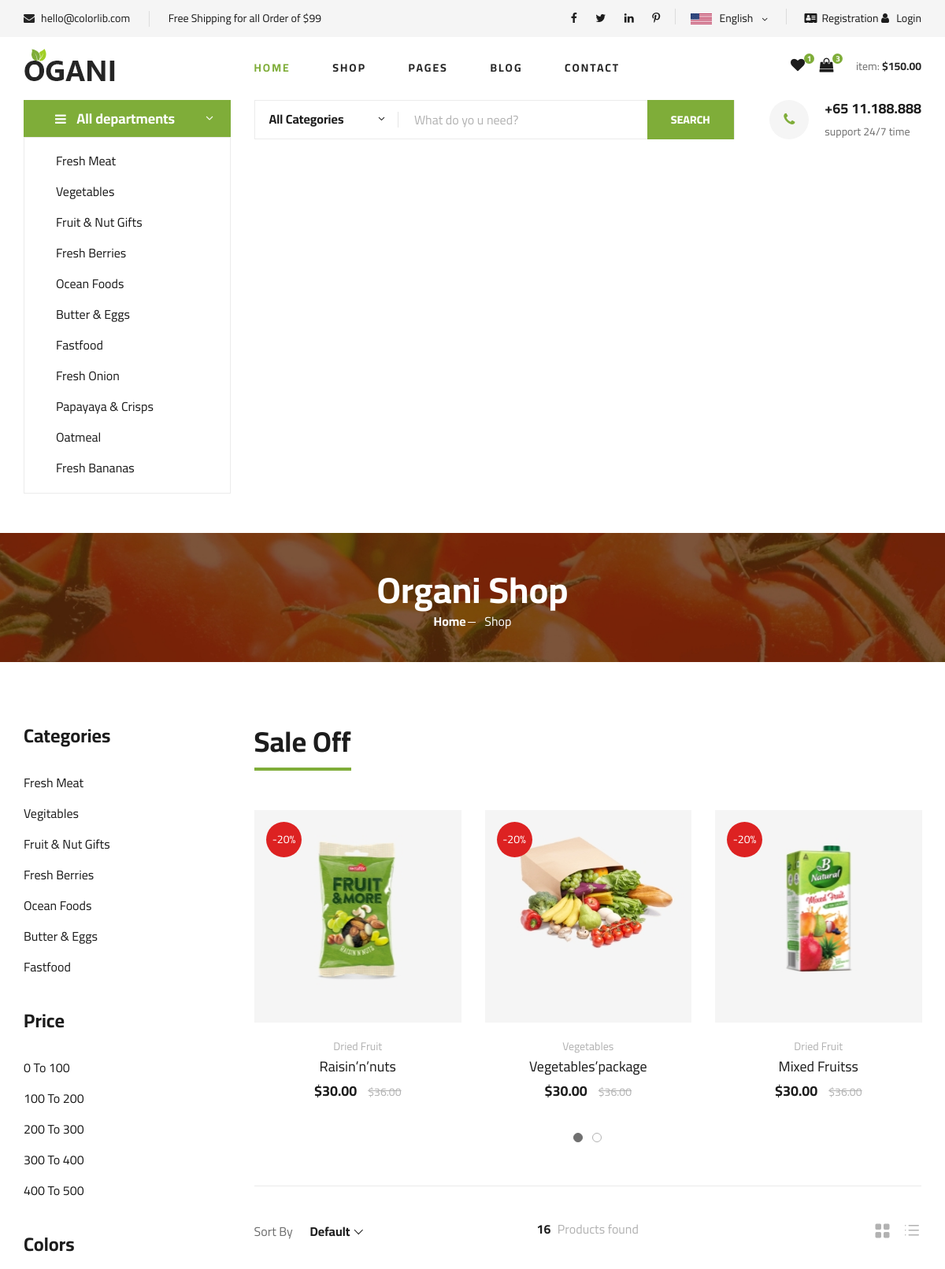
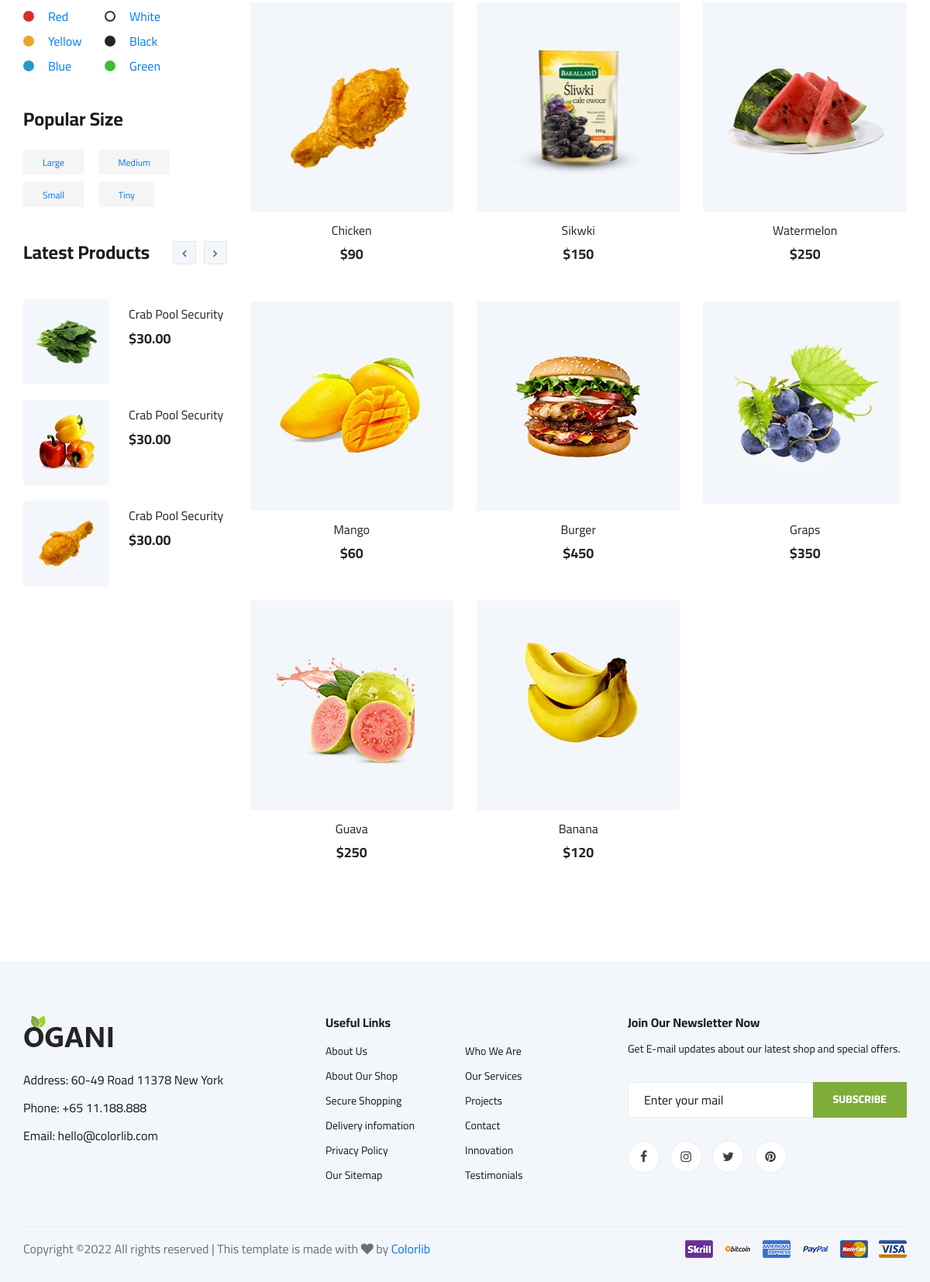
The app's page /product/ with its own data (2 pictures, top to bottom).
### home/models.py (models this page shows, shortened)
class Category(models.Model):
    name = models.CharField(max_length=255)
    slug = models.SlugField(max_length=255)

class Price(models.Model):
    filter_price = {
        ('0 To 100', '0 To 100'),
        ('100 To 200', '100 To 200'),
        ('200 To 300', '200 To 300'),
        ('300 To 400', '300 To 400'),
        ('400 To 500', '400 To 500'),
      }
    price = models.CharField( choices=filter_price, max_length=100)

class Color(models.Model):
    name = models.CharField(max_length=255)
    color_id = models.CharField(max_length=100)
    color_class = models.CharField(max_length=255)
    color_for = models.CharField(max_length=100)

class Size(models.Model):
    name = models.CharField(max_length=255)
    size_id = models.CharField(max_length=255)
    size_for = models.CharField(max_length=255)

class Product(models.Model):
    STATUS = ('Publish', 'Publish'),('Draft','Draft')
    STOCK = ('In stock', 'In stock'),('Out Of Stock','Out Of Stock')
    name = models.CharField(max_length=500)
    slug = models.SlugField(max_length=255)
    price = models.IntegerField()
    descounted_price = models.IntegerField()
    image = models.ImageField(upload_to = 'Images/product')
    description = models.TextField()
    status = models.CharField(choices =STATUS, max_length=100)
    stock = models.CharField(choices=STOCK, max_length=100)
    categories = models.ForeignKey(Category, on_delete=models.CASCADE)
    filter_price = models.ForeignKey(Price, on_delete=models.CASCADE,null=True)
    color = models.ForeignKey(Color, on_delete=models.CASCADE)
    size = models.ForeignKey(Size, on_delete=models.CASCADE)

### home/views.py (the view)
# urls.py: path('product/',product, name='product'),
def product(request):
    categories = Category.objects.all()
    price = Price.objects.all()
    color = Color.objects.all()
    size = Size.objects.all()
    CATID = request.GET.get('categories')
    PRICE = request.GET.get('price')
    COLOR = request.GET.get('color')
    SIZE = request.GET.get('size')
    if CATID:
        product = Product.objects.filter(categories=CATID)
    elif PRICE:
        product = Product.objects.filter(filter_price=PRICE)
    elif COLOR:
        product = Product.objects.filter(color=COLOR)
    elif SIZE:
        product = Product.objects.filter(size=SIZE)
    else:
        product = Product.objects.filter(status='Publish').order_by('-id')
    context = {
        'categories': categories,
        'price': price,
        'color':color,
        'size':size,
        'product':product,
    }
    return render(request,'product.html',context)

### templates/product.html (shortened to what this page needs)
{% extends 'base.html' %}
{% load static %}
{% block content %}
    <section class="breadcrumb-section set-bg" data-setbg="{% static 'img/breadcrumb.jpg' %}">
        <div class="container">
            <div class="row">
                <div class="col-lg-12 text-center">
                    <div class="breadcrumb__text">
                        <h2>Organi Shop</h2>
                        <div class="breadcrumb__option">
                            <a href="./index.html">Home</a>
                            <span>Shop</span>
                        </div>
                    </div>
                </div>
            </div>
        </div>
    </section>
    <section class="product spad">
        <div class="container">
            <div class="row">
                <div class="col-lg-3 col-md-5">
                    <div class="sidebar">
                        <div class="sidebar__item">
                            <h4>Categories</h4>
                            <ul>
                                {% for cat in categories %}
                                <li><a href="/product/?categories={{cat.id}}">{{cat.name}}</a></li>
                                {% endfor %}
                            </ul>
                        </div>
                        <div class="sidebar__item">
                            <h4>Price</h4>
                            <div class="price-range-wrap">
                                <ul>
                                    {% for price in price %}
                                    <li><a href="/product/?price={{price.id}}">{{price.price}}</a></li>
                                    {% endfor %}
                                </ul>
                            </div>
                        </div>
                        <div class="sidebar__item sidebar__item__color--option">
                            <h4>Colors</h4>
                             {% for col in color %}
                            <div class="{{col.color_class}}">
                                <label for="{{col.color_for}}">
                                    <a href="/product/?color={{col.id}}">{{col.name}}</a>
                                </label>
                            </div>
                             {% endfor %}
                        </div>
                        <div class="sidebar__item">
                            <h4>Popular Size</h4>
                               {% for size in size %}
                            <div class="sidebar__item__size">
                                <label for="{{size.size_for}}">
                                    <a href="/product/?size={{size.id}}">{{size.name}}</a>
                                </label>
                            </div>
                             {% endfor %}
                        </div>
                        <div class="sidebar__item">
                            <div class="latest-product__text">
                                <h4>Latest Products</h4>
                                <div class="latest-product__slider owl-carousel">
                                    <div class="latest-prdouct__slider__item">
                                        <a href="#" class="latest-product__item">
                                            <div class="latest-product__item__pic">
                                                <img src="{% static 'img/latest-product/lp-1.jpg' %}" alt="">
                                            </div>
                                            <div class="latest-product__item__text">
                                                <h6>Crab Pool Security</h6>
                                                <span>$30.00</span>
                                            </div>
                                        </a>
                                        <a href="#" class="latest-product__item">
                                            <div class="latest-product__item__pic">
                                                <img src="{% static 'img/latest-product/lp-2.jpg' %}" alt="">
                                            </div>
                                            <div class="latest-product__item__text">
                                                <h6>Crab Pool Security</h6>
                                                <span>$30.00</span>
                                            </div>
                                        </a>
                                        <a href="#" class="latest-product__item">
                                            <div class="latest-product__item__pic">
                                                <img src="{% static 'img/latest-product/lp-3.jpg' %}" alt="">
                                            </div>
                                            <div class="latest-product__item__text">
                                                <h6>Crab Pool Security</h6>
                                                <span>$30.00</span>
                                            </div>
                                        </a>
                                    </div>
                                </div>
                            </div>
                        </div>
                    </div>
                </div>
                <div class="col-lg-9 col-md-7">
                    <div class="product__discount">
                        <div class="section-title product__discount__title">
                            <h2>Sale Off</h2>
                        </div>
                        <div class="row">
                            <div class="product__discount__slider owl-carousel">
                                <div class="col-lg-4">
                                    <div class="product__discount__item">
                                        <div class="product__discount__item__pic set-bg"
                                            data-setbg="{% static 'img/product/discount/pd-1.jpg' %}">
                                            <div class="product__discount__percent">-20%</div>
                                        </div>
                                        <div class="product__discount__item__text">
                                            <span>Dried Fruit</span>
                                            <h5><a href="#">Raisin’n’nuts</a></h5>
                                            <div class="product__item__price">$30.00 <span>$36.00</span></div>
                                        </div>
                                    </div>
                                </div>
                                <div class="col-lg-4">
                                    <div class="product__discount__item">
                                        <div class="product__discount__item__pic set-bg"
                                            data-setbg="{% static 'img/product/discount/pd-2.jpg' %}">
                                            <div class="product__discount__percent">-20%</div>
                                        </div>
                                        <div class="product__discount__item__text">
                                            <span>Vegetables</span>
                                            <h5><a href="#">Vegetables’package</a></h5>
                                            <div class="product__item__price">$30.00 <span>$36.00</span></div>
                                        </div>
                                    </div>
                                </div>
                                <div class="col-lg-4">
                                    <div class="product__discount__item">
                                        <div class="product__discount__item__pic set-bg"
                                            data-setbg="{% static 'img/product/discount/pd-3.jpg' %}">
                                            <div class="product__discount__percent">-20%</div>
                                        </div>
                                        <div class="product__discount__item__text">
                                            <span>Dried Fruit</span>
                                            <h5><a href="#">Mixed Fruitss</a></h5>
                                            <div class="product__item__price">$30.00 <span>$36.00</span></div>
                                        </div>
                                    </div>
                                </div>
                            </div>
                        </div>
                    </div>
                    <div class="filter__item">
                        <div class="row">
                            <div class="col-lg-4 col-md-5">
                                <div class="filter__sort">
                                    <span>Sort By</span>
                                </div>
                            </div>
                            <div class="col-lg-4 col-md-4">
                                <div class="filter__found">
                                    <h6><span>16</span> Products found</h6>
                                </div>
                            </div>
                            <div class="col-lg-4 col-md-3">
                                <div class="filter__option">
                                    <span class="icon_grid-2x2"></span>
                                    <span class="icon_ul"></span>
                                </div>
                            </div>
                        </div>
                    </div>
                    <div class="row">
                        {% for pro in product %}
                        <div class="col-lg-4 col-md-6 col-sm-6">
                            <div class="product__item">
                                <div class="product__item__pic set-bg" data-setbg="/{{pro.image}}">
                                </div>
                                <div class="product__item__text">
                                    <h6><a href="#">{{pro.name}}</a></h6>
                                    <h5>${{pro.price}}</h5>
                                </div>
                            </div>
                        </div>
                         {% endfor %}
                    </div>
                </div>
            </div>
        </div>
    </section>
{% endblock %}

### records on screen
Category: name "Fresh Meat"
Category: name "Vegitables"
Category: name "Fruit & Nut Gifts"
Category: name "Fresh Berries"
Category: name "Ocean Foods"
Category: name "Butter & Eggs"
Category: name "Fastfood"
Price: price "0 To 100"
Price: price "100 To 200"
Price: price "200 To 300"
Price: price "300 To 400"
Price: price "400 To 500"
Color: name "Red"
Color: name "White"
Color: name "Yellow"
Color: name "Black"
Color: name "Blue"
Color: name "Green"
Size: name "Large"
Size: name "Medium"
Size: name "Small"
Size: name "Tiny"
Product: shows a picture, name "Chicken", price "90"
Product: shows a picture, name "Sikwki", price "150"
Product: shows a picture, name "Watermelon", price "250"
Product: shows a picture, name "Mango", price "60"
Product: shows a picture, name "Burger", price "450"
Product: shows a picture, name "Graps", price "350"
Product: shows a picture, name "Guava", price "250"
Product: shows a picture, name "Banana", price "120"
